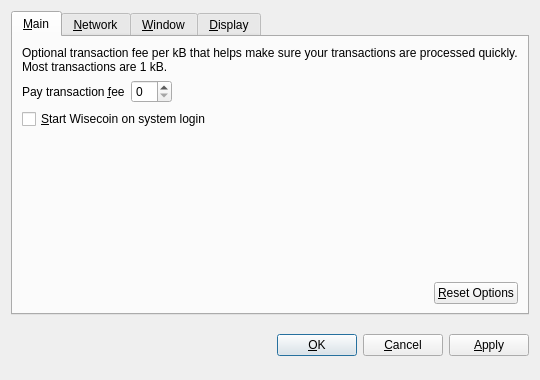
<?xml version="1.0" encoding="UTF-8"?>
<ui version="4.0">
 <class>OptionsDialog</class>
 <widget class="QDialog" name="OptionsDialog">
  <property name="geometry">
   <rect>
    <x>0</x>
    <y>0</y>
    <width>540</width>
    <height>380</height>
   </rect>
  </property>
  <property name="windowTitle">
   <string>Options</string>
  </property>
  <property name="modal">
   <bool>true</bool>
  </property>
  <layout class="QVBoxLayout" name="verticalLayout">
   <item>
    <widget class="QTabWidget" name="tabWidget">
     <property name="tabPosition">
      <enum>QTabWidget::North</enum>
     </property>
     <property name="currentIndex">
      <number>0</number>
     </property>
     <widget class="QWidget" name="tabMain">
      <attribute name="title">
       <string>&amp;Main</string>
      </attribute>
      <layout class="QVBoxLayout" name="verticalLayout_Main">
       <item>
        <widget class="QLabel" name="transactionFeeInfoLabel">
         <property name="text">
          <string>Optional transaction fee per kB that helps make sure your transactions are processed quickly. Most transactions are 1 kB.</string>
         </property>
         <property name="textFormat">
          <enum>Qt::PlainText</enum>
         </property>
         <property name="wordWrap">
          <bool>true</bool>
         </property>
        </widget>
       </item>
       <item>
        <layout class="QHBoxLayout" name="horizontalLayout_1_Main">
         <item>
          <widget class="QLabel" name="transactionFeeLabel">
           <property name="text">
            <string>Pay transaction &amp;fee</string>
           </property>
           <property name="textFormat">
            <enum>Qt::PlainText</enum>
           </property>
           <property name="buddy">
            <cstring>transactionFee</cstring>
           </property>
          </widget>
         </item>
         <item>
          <widget class="BitcoinAmountField" name="transactionFee"/>
         </item>
         <item>
          <spacer name="horizontalSpacer_1_Main">
           <property name="orientation">
            <enum>Qt::Horizontal</enum>
           </property>
           <property name="sizeHint" stdset="0">
            <size>
             <width>40</width>
             <height>20</height>
            </size>
           </property>
          </spacer>
         </item>
        </layout>
       </item>
       <item>
        <widget class="QCheckBox" name="bitcoinAtStartup">
         <property name="toolTip">
          <string>Automatically start Wisecoin after logging in to the system.</string>
         </property>
         <property name="text">
          <string>&amp;Start Wisecoin on system login</string>
         </property>
        </widget>
       </item>
       <item>
        <spacer name="verticalSpacer_Main">
         <property name="orientation">
          <enum>Qt::Vertical</enum>
         </property>
         <property name="sizeHint" stdset="0">
          <size>
           <width>20</width>
           <height>40</height>
          </size>
         </property>
        </spacer>
       </item>
       <item>
        <layout class="QHBoxLayout" name="horizontalLayout_2_Main">
         <item>
          <spacer name="horizontalSpacer_2_Main">
           <property name="orientation">
            <enum>Qt::Horizontal</enum>
           </property>
           <property name="sizeHint" stdset="0">
            <size>
             <width>40</width>
             <height>20</height>
            </size>
           </property>
          </spacer>
         </item>
         <item>
          <widget class="QPushButton" name="resetButton">
           <property name="toolTip">
            <string>Reset all client options to default.</string>
           </property>
           <property name="text">
            <string>&amp;Reset Options</string>
           </property>
           <property name="autoDefault">
            <bool>false</bool>
           </property>
          </widget>
         </item>
        </layout>
       </item>
      </layout>
     </widget>
     <widget class="QWidget" name="tabNetwork">
      <attribute name="title">
       <string>&amp;Network</string>
      </attribute>
      <layout class="QVBoxLayout" name="verticalLayout_Network">
       <item>
        <widget class="QCheckBox" name="mapPortUpnp">
         <property name="toolTip">
          <string>Automatically open the Wisecoin client port on the router. This only works when your router supports UPnP and it is enabled.</string>
         </property>
         <property name="text">
          <string>Map port using &amp;UPnP</string>
         </property>
        </widget>
       </item>
       <item>
        <widget class="QCheckBox" name="connectSocks">
         <property name="toolTip">
          <string>Connect to the Wisecoin network through a SOCKS proxy (e.g. when connecting through Tor).</string>
         </property>
         <property name="text">
          <string>&amp;Connect through SOCKS proxy:</string>
         </property>
        </widget>
       </item>
       <item>
        <layout class="QHBoxLayout" name="horizontalLayout_Network">
         <item>
          <widget class="QLabel" name="proxyIpLabel">
           <property name="text">
            <string>Proxy &amp;IP:</string>
           </property>
           <property name="textFormat">
            <enum>Qt::PlainText</enum>
           </property>
           <property name="buddy">
            <cstring>proxyIp</cstring>
           </property>
          </widget>
         </item>
         <item>
          <widget class="QValidatedLineEdit" name="proxyIp">
           <property name="maximumSize">
            <size>
             <width>140</width>
             <height>16777215</height>
            </size>
           </property>
           <property name="toolTip">
            <string>IP address of the proxy (e.g. 127.0.0.1)</string>
           </property>
          </widget>
         </item>
         <item>
          <widget class="QLabel" name="proxyPortLabel">
           <property name="text">
            <string>&amp;Port:</string>
           </property>
           <property name="textFormat">
            <enum>Qt::PlainText</enum>
           </property>
           <property name="buddy">
            <cstring>proxyPort</cstring>
           </property>
          </widget>
         </item>
         <item>
          <widget class="QLineEdit" name="proxyPort">
           <property name="maximumSize">
            <size>
             <width>55</width>
             <height>16777215</height>
            </size>
           </property>
           <property name="toolTip">
            <string>Port of the proxy (e.g. 9050)</string>
           </property>
          </widget>
         </item>
         <item>
          <widget class="QLabel" name="socksVersionLabel">
           <property name="text">
            <string>SOCKS &amp;Version:</string>
           </property>
           <property name="textFormat">
            <enum>Qt::PlainText</enum>
           </property>
           <property name="buddy">
            <cstring>socksVersion</cstring>
           </property>
          </widget>
         </item>
         <item>
          <widget class="QValueComboBox" name="socksVersion">
           <property name="toolTip">
            <string>SOCKS version of the proxy (e.g. 5)</string>
           </property>
          </widget>
         </item>
         <item>
          <spacer name="horizontalSpacer_Network">
           <property name="orientation">
            <enum>Qt::Horizontal</enum>
           </property>
           <property name="sizeHint" stdset="0">
            <size>
             <width>40</width>
             <height>20</height>
            </size>
           </property>
          </spacer>
         </item>
        </layout>
       </item>
       <item>
        <spacer name="verticalSpacer_Network">
         <property name="orientation">
          <enum>Qt::Vertical</enum>
         </property>
         <property name="sizeHint" stdset="0">
          <size>
           <width>20</width>
           <height>40</height>
          </size>
         </property>
        </spacer>
       </item>
      </layout>
     </widget>
     <widget class="QWidget" name="tabWindow">
      <attribute name="title">
       <string>&amp;Window</string>
      </attribute>
      <layout class="QVBoxLayout" name="verticalLayout_Window">
       <item>
        <widget class="QCheckBox" name="minimizeToTray">
         <property name="toolTip">
          <string>Show only a tray icon after minimizing the window.</string>
         </property>
         <property name="text">
          <string>&amp;Minimize to the tray instead of the taskbar</string>
         </property>
        </widget>
       </item>
       <item>
        <widget class="QCheckBox" name="minimizeOnClose">
         <property name="toolTip">
          <string>Minimize instead of exit the application when the window is closed. When this option is enabled, the application will be closed only after selecting Quit in the menu.</string>
         </property>
         <property name="text">
          <string>M&amp;inimize on close</string>
         </property>
        </widget>
       </item>
       <item>
        <spacer name="verticalSpacer_Window">
         <property name="orientation">
          <enum>Qt::Vertical</enum>
         </property>
         <property name="sizeHint" stdset="0">
          <size>
           <width>20</width>
           <height>40</height>
          </size>
         </property>
        </spacer>
       </item>
      </layout>
     </widget>
     <widget class="QWidget" name="tabDisplay">
      <attribute name="title">
       <string>&amp;Display</string>
      </attribute>
      <layout class="QVBoxLayout" name="verticalLayout_Display">
       <item>
        <layout class="QHBoxLayout" name="horizontalLayout_1_Display">
         <item>
          <widget class="QLabel" name="langLabel">
           <property name="text">
            <string>User Interface &amp;language:</string>
           </property>
           <property name="textFormat">
            <enum>Qt::PlainText</enum>
           </property>
           <property name="buddy">
            <cstring>lang</cstring>
           </property>
          </widget>
         </item>
         <item>
          <widget class="QValueComboBox" name="lang">
           <property name="toolTip">
            <string>The user interface language can be set here. This setting will take effect after restarting Wisecoin.</string>
           </property>
          </widget>
         </item>
        </layout>
       </item>
       <item>
        <layout class="QHBoxLayout" name="horizontalLayout_2_Display">
         <item>
          <widget class="QLabel" name="unitLabel">
           <property name="text">
            <string>&amp;Unit to show amounts in:</string>
           </property>
           <property name="textFormat">
            <enum>Qt::PlainText</enum>
           </property>
           <property name="buddy">
            <cstring>unit</cstring>
           </property>
          </widget>
         </item>
         <item>
          <widget class="QValueComboBox" name="unit">
           <property name="toolTip">
            <string>Choose the default subdivision unit to show in the interface and when sending coins.</string>
           </property>
          </widget>
         </item>
        </layout>
       </item>
       <item>
        <widget class="QCheckBox" name="displayAddresses">
         <property name="toolTip">
          <string>Whether to show Wisecoin addresses in the transaction list or not.</string>
         </property>
         <property name="text">
          <string>&amp;Display addresses in transaction list</string>
         </property>
        </widget>
       </item>
       <item>
        <widget class="QCheckBox" name="coinControlFeatures">
         <property name="toolTip">
          <string>Whether to show coin control features or not.</string>
         </property>
         <property name="text">
          <string>Display coin &amp;control features (experts only!)</string>
         </property>
        </widget>
       </item>
       <item>
        <spacer name="verticalSpacer_Display">
         <property name="orientation">
          <enum>Qt::Vertical</enum>
         </property>
         <property name="sizeHint" stdset="0">
          <size>
           <width>20</width>
           <height>40</height>
          </size>
         </property>
        </spacer>
       </item>
      </layout>
     </widget>
    </widget>
   </item>
   <item>
    <layout class="QHBoxLayout" name="horizontalLayout_Buttons">
     <item>
      <spacer name="horizontalSpacer_1">
       <property name="orientation">
        <enum>Qt::Horizontal</enum>
       </property>
       <property name="sizeHint" stdset="0">
        <size>
         <width>40</width>
         <height>48</height>
        </size>
       </property>
      </spacer>
     </item>
     <item>
      <widget class="QLabel" name="statusLabel">
       <property name="font">
        <font>
         <weight>75</weight>
         <bold>true</bold>
        </font>
       </property>
       <property name="text">
        <string/>
       </property>
       <property name="textFormat">
        <enum>Qt::PlainText</enum>
       </property>
       <property name="wordWrap">
        <bool>true</bool>
       </property>
      </widget>
     </item>
     <item>
      <spacer name="horizontalSpacer_2">
       <property name="orientation">
        <enum>Qt::Horizontal</enum>
       </property>
       <property name="sizeHint" stdset="0">
        <size>
         <width>40</width>
         <height>48</height>
        </size>
       </property>
      </spacer>
     </item>
     <item>
      <widget class="QPushButton" name="okButton">
       <property name="text">
        <string>&amp;OK</string>
       </property>
      </widget>
     </item>
     <item>
      <widget class="QPushButton" name="cancelButton">
       <property name="text">
        <string>&amp;Cancel</string>
       </property>
       <property name="autoDefault">
        <bool>false</bool>
       </property>
      </widget>
     </item>
     <item>
      <widget class="QPushButton" name="applyButton">
       <property name="text">
        <string>&amp;Apply</string>
       </property>
       <property name="autoDefault">
        <bool>false</bool>
       </property>
      </widget>
     </item>
    </layout>
   </item>
  </layout>
 </widget>
 <customwidgets>
  <customwidget>
   <class>BitcoinAmountField</class>
   <extends>QSpinBox</extends>
   <header>bitcoinamountfield.h</header>
  </customwidget>
  <customwidget>
   <class>QValueComboBox</class>
   <extends>QComboBox</extends>
   <header>qvaluecombobox.h</header>
  </customwidget>
  <customwidget>
   <class>QValidatedLineEdit</class>
   <extends>QLineEdit</extends>
   <header>qvalidatedlineedit.h</header>
  </customwidget>
 </customwidgets>
 <resources/>
 <connections/>
</ui>
